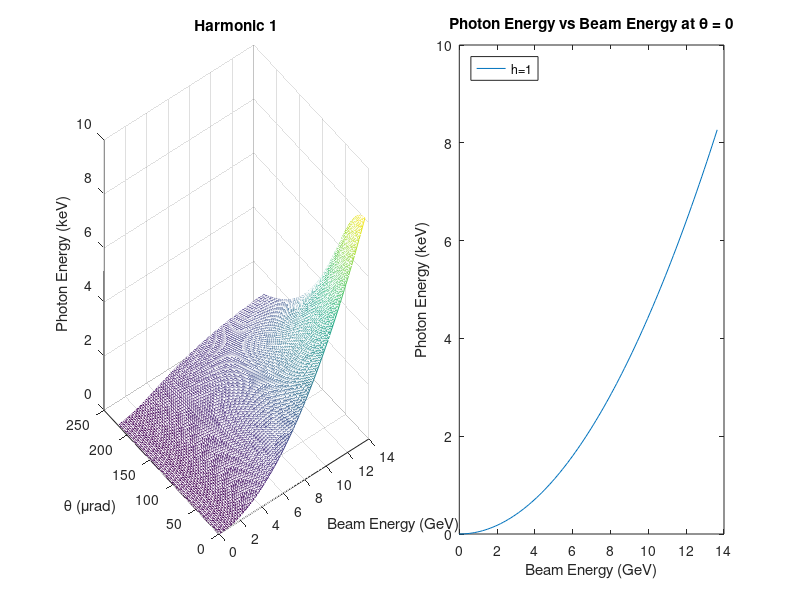

Source code (MATLAB):
function [] = SpontAngleEb(varargin)
% For a charge making one pass through an undulator, this function plots
% the emitted photon energy for a range of harmonics against the angle
% theta from the z axis and the beam energy.
% There are several optional arguments:
%   harmonic     = range of harmonics to compute, default = [1 1]
%   GeVmax       = maximum beam energy (GeV),     default = 13.64
%   KUnd         = K value of undulator,          default = 3.5
%   lambdaUnd    = undulator period (mm),         default = 30

% Physical constants
c    = 2.99792458e8;  % speed of light (m/s)
mu0  = 4e-7*pi;       % permeability of free space (H/m)
eps0 = 1/(mu0*c^2);   % permittivity of free space (F/m)
qe   = 1.6021892e-19; % electron charge (C)
me   = 9.109534e-31;  % electron mass (kg)
hbar = 1.0545887e-34; % Planck's constant /(2*pi)

p=inputParser;
p.addOptional('harmonic',[1 1])
p.addOptional('GeVmax',13.64)
p.addOptional('KUnd',3.5)
p.addOptional('lambdaUnd',30)
p.parse(varargin{:})

harmonic(1)     = min(max(p.Results.harmonic(1),    1),              30);
harmonic(2)     = min(max(p.Results.harmonic(2),    harmonic(1)),    30);
NHarm           = harmonic(2)-harmonic(1)+1;
GeVmax          = p.Results.GeVmax;
KUnd            = p.Results.KUnd;
lambdaUnd       = p.Results.lambdaUnd*0.001;

% Check optional inputs.
if KUnd <= 0 || KUnd > 20
    KUnd = 3.5;
end
KUndStar = KUnd/sqrt(1+0.5*KUnd^2);

if lambdaUnd <= 0 || lambdaUnd > 1
    lambdaUnd = 0.03;
end
kUnd=2*pi/lambdaUnd;

close all
NGeV      = 100;
GeV       = (0:NGeV)*GeVmax/NGeV;
gamma     = GeV*qe*1e9/(me*c^2);
gammaStar = gamma/sqrt(1+0.5*KUnd^2);
NAngle    = 150;
maxAngle  = 2.2/gammaStar(NGeV+1);
dtheta    = maxAngle/NAngle;
theta     = (0:NAngle)*dtheta;
Dist      = zeros(NAngle+1,NGeV+1,NHarm);

for m = 1:NAngle+1
    for j = 1:NGeV+1
        gammatheta = 1+(gammaStar(j)*theta(m))^2;
        for h = 1:NHarm
            harm = harmonic(1)+h-1;
            Dist(m,j,h) = 2*hbar*c*kUnd*harm*(gammaStar(j))^2/(gammatheta*qe);
        end
    end
end

FigWidth  = 1260;
FigHeight = 630;
border    = 80;
if harmonic(2) > harmonic(1)
    spontFigName = ['Photon Energy (keV) in Harmonics ',...
        num2str(harmonic(1)),' to ',num2str(harmonic(2))];
else
    spontFigName = ['Photon Energy (keV) in Harmonic ',...
        num2str(harmonic(1))];
end    

for h = 1:2:NHarm
    harm = harmonic(1)+h-1;
    % Figure position = [left, bottom, width, height]
    if harm < harmonic(2)
        figure('Name',['Harmonics ',num2str(harm),...
            ' and ',num2str(harm+1)])
    else
        figure('Name',['Harmonic ',num2str(harm),...
            ' and ',spontFigName])
    end
    offset = (h-1)*10;
    set(gcf,'Position',[offset,100-offset,FigWidth,FigHeight])
    
    subplot(1,2,1)
    set(gca,'Units','pixels','Position',...
        [border,border,FigWidth/2-2*border,FigHeight-2*border])
    mesh(GeV,theta*1e6,Dist(:,:,h)*1e-3)
    title(['Harmonic ',num2str(harm)])
    xlabel('Beam Energy (GeV)')
    ylabel('\theta (\murad)')
    zlabel('Photon Energy (keV)')
    
    subplot(1,2,2)
    set(gca,'Units','pixels','Position',...
        [FigWidth/2+border,border,FigWidth/2-2*border,FigHeight-2*border])
    if harm < harmonic(2)
        mesh(GeV,theta*1e6,Dist(:,:,h+1)*1e-3)
        title(['Photon Energy (keV) in Harmonic ',num2str(harm+1)])
        xlabel('Beam Energy (GeV)')
        ylabel('\theta (\murad)')
        zlabel('Photon Energy (keV)')
        if harm == harmonic(2)-1
            figure('Name',spontFigName,...
                'Position',[offset+20,80-offset,FigWidth/2,FigHeight])
            set(gca,'Units','pixels','Position',...
                [border,border,FigWidth/2-2*border,FigHeight-2*border])
        end
    end
    drawnow
    pause(0.5)
end
AxisDist = zeros(NGeV+1,NHarm);
for j=1:NGeV+1
    for h = 1:NHarm
        AxisDist(j,h) = Dist(1,j,h);
    end
end
plot(GeV,AxisDist*1e-3)
title('Photon Energy vs Beam Energy at \theta = 0')
xlabel('Beam Energy (GeV)')
ylabel('Photon Energy (keV)')
harm = harmonic(1):harmonic(2);
legnd(harm-harmonic(1)+1,1)='h';
legnd(harm-harmonic(1)+1,2)='=';
legnd = horzcat(legnd,num2str(harm'));
legend(legnd,'Location','NorthWest')
drawnow
pause(0.5)
end
